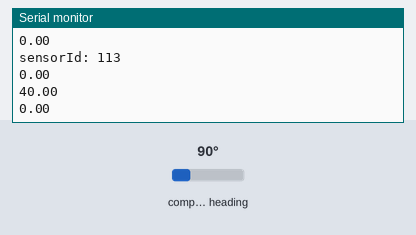
A sketch run on a simulated ESP32. Parts: the last lines printed to the serial monitor. Inputs (shaded band) come from the test bench; at power-on: compass heading 90°.

Above: at 1.2 s.
1.3 s: compass heading set to 7°
At 2.6 s:
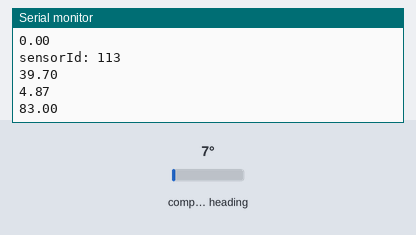
2.8 s: compass heading set to 180°
At 3.7 s:
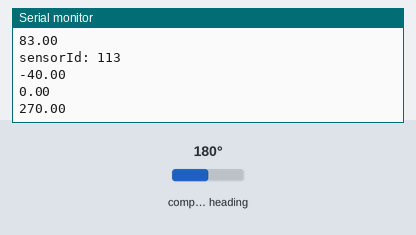
Timing chart, 0 to 5.8 s (numbered marks = the images above; inputs shaded):
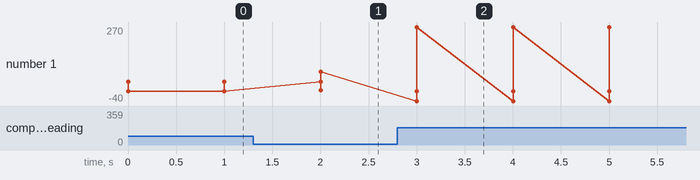

The sketch:

mpu9250_offset_3.ino
```cpp
#include <MPU9250_asukiaaa.h>

#ifdef _ESP32_HAL_I2C_H_
#define SDA_PIN 21
#define SCL_PIN 22
#endif

MPU9250_asukiaaa mySensor;
float aX, aY, aZ, aSqrt, gX, gY, gZ, mDirection, mX, mY, mZ, ang;

float mXoffset = 0;
float mYoffset = 0;
float mZoffset = 0;

void setup() {
  Serial.begin(115200);
  while(!Serial);
  Serial.println("started");

#ifdef _ESP32_HAL_I2C_H_ // For ESP32
  Wire.begin(SDA_PIN, SCL_PIN);
  mySensor.setWire(&Wire);
#endif

  mySensor.beginAccel();
  mySensor.beginGyro();
  mySensor.beginMag();

  // You can set your own offset for mag values
  // mySensor.magXOffset = -50;
  // mySensor.magYOffset = -55;
  // mySensor.magZOffset = -10;
}

void loop() {
  uint8_t sensorId;
  if (mySensor.readId(&sensorId) == 0) {
    Serial.println("sensorId: " + String(sensorId));
  } else {
    Serial.println("Cannot read sensorId");
  }


  if (mySensor.magUpdate() == 0) {
    mX = mySensor.magX()-mXoffset;
    mY = mySensor.magY()-mYoffset;
    mZ = mySensor.magZ()-mZoffset;

    if (mX,mY>0){
      ang = (atan(mX/mY))*180/3.1415;
    }else{
      if(mX>0 && mY<0){
        ang = 180 + (atan(mX/mY))*180/3.1415;
      }else{
        if(mX<0 && mY<0){
          ang = 180 + (atan(mX/mY))*180/3.1415;
        }
        }
      }
    if (mX<0 && mY>0){
      ang = 360 + (atan(mX/mY))*180/3.1415;
    }

    Serial.println(mX);
    Serial.println(mY);
    Serial.println(ang);

  }else{
    Serial.println("Cannot read mag values");


}
delay(1000);
}
```

Measured:
- after the input at 1.3 s, the serial monitor: prints a new line after 0.70 s (image 1)
- after the input at 2.8 s, the serial monitor: prints a new line after 0.20 s (image 2)
- plotted number 1: 0 → 83 after the input at 1.3 s, 83 → 270 after the input at 2.8 s
